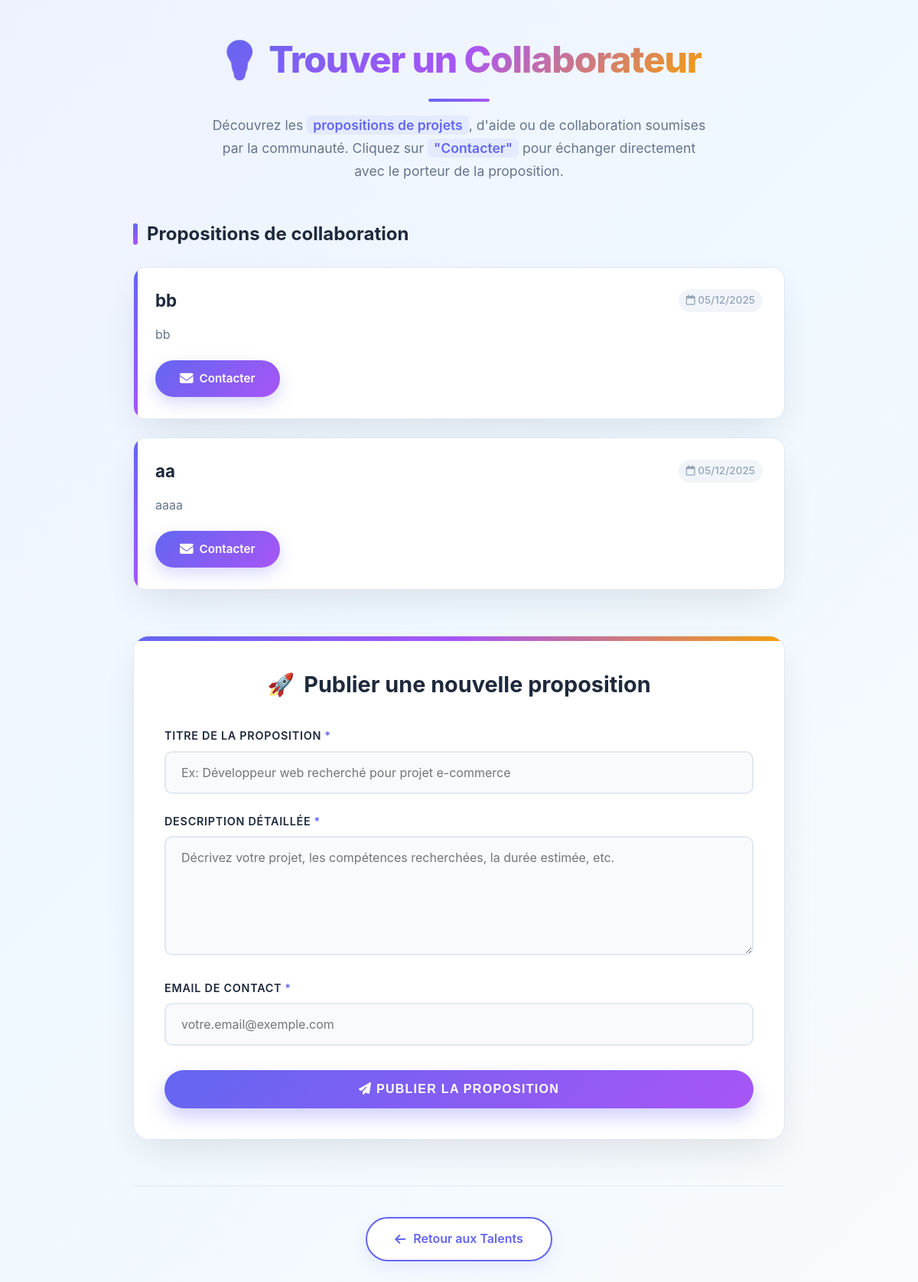
The app's page /collaborateurs/ with its own data.
### talents/models.py (models this page shows, shortened)
class Collaboration(models.Model):
    titre = models.CharField("Titre", max_length=200)
    desc = models.TextField("Description")
    email = models.EmailField("Email")
    created_at = models.DateTimeField(auto_now_add=True)

### talents/views.py (the view)
# urls.py: path('collaborateurs/', views.collaborateur_list, name='collaborateur_list'),
def collaborateur_list(request):
    query = request.GET.get("q", "")
    collaborations = Collaboration.objects.all().order_by("-created_at")
    if query:
        collaborations = collaborations.filter(
            Q(titre__icontains=query)
            | Q(desc__icontains=query)
            | Q(email__icontains=query)
        )
    if request.method == "POST":
        form = CollaborationForm(request.POST)
        if form.is_valid():
            form.save()
            return redirect(f"{request.path}?success=1")
    else:
        form = CollaborationForm()
    return render(
        request,
        "talents/collaborateur_list.html",
        {
            "collaborations": collaborations,
            "form": form,
            "query": query,
        },
    )

### talents/forms.py
class CollaborationForm(forms.ModelForm):
    class Meta:
        model = Collaboration
        fields = ["titre", "desc", "email"]
        widgets = {
            "titre": forms.TextInput(attrs={
                "class": "form-input",
                "placeholder": "Titre de votre proposition"
            }),
            "desc": forms.Textarea(attrs={
                "class": "form-textarea",
                "rows": 4,
                "placeholder": "Décrivez votre projet ou recherche..."
            }),
            "email": forms.EmailInput(attrs={
                "class": "form-input",
                "placeholder": "votre@email.com"
            }),
        }

### talents/templates/talents/collaborateur_list.html (shortened to what this page needs)
<!DOCTYPE html>
<html lang="fr">
<head>
    <link rel="stylesheet" href="https://cdnjs.cloudflare.com/ajax/libs/font-awesome/6.4.0/css/all.min.css">
</head>
<body>
    <div class="container">
        <header>
            <h2><span class="header-gradient">💡 Trouver un Collaborateur</span></h2>
            <div class="intro">
                Découvrez les <strong>propositions de projets</strong>, d'aide ou de collaboration soumises par la communauté.
                Cliquez sur <strong>"Contacter"</strong> pour échanger directement avec le porteur de la proposition.
            </div>
        </header>
        <div class="section-title">
            Propositions de collaboration
        </div>
        <div id="propositions-list">
            {% for prop in collaborations %}
                <div class="proposition-card">
                    <div class="proposition-header">
                        <h3>{{ prop.titre }}</h3>
                        <div class="proposition-date">
                            <i class="far fa-calendar"></i> {{ prop.created_at|date:"d/m/Y" }}
                        </div>
                    </div>
                    <div class="proposition-content">
                        {{ prop.desc|linebreaks }}
                    </div>
                    <a href="https://mail.google.com/mail/?view=cm&fs=1&to={{ prop.email }}&su=Demande%20de%20collaboration&body=Bonjour,%0D%0AJe%20suis%20intéressé(e)%20par%20votre%20proposition%20de%20collaboration." target="_blank" class="contact-btn">
    <i class="fas fa-envelope"></i> Contacter
</a>
                </div>
            {% endfor %}
        </div>
        <div class="form-container">
            <h3>Publier une nouvelle proposition</h3>
            <form method="post" id="collaboration-form">
                <div class="form-group">
                    <label class="form-label" for="id_titre">Titre de la proposition</label>
                    <input type="text" name="titre" id="id_titre" class="form-input"
                           placeholder="Ex: Développeur web recherché pour projet e-commerce"
                           required maxlength="200">
                </div>
                <div class="form-group">
                    <label class="form-label" for="id_desc">Description détaillée</label>
                    <textarea name="desc" id="id_desc" class="form-textarea"
                              rows="6"
                              placeholder="Décrivez votre projet, les compétences recherchées, la durée estimée, etc."
                              required></textarea>
                </div>
                <div class="form-group">
                    <label class="form-label" for="id_email">Email de contact</label>
                    <input type="email" name="email" id="id_email" class="form-input"
                           placeholder="votre.email@exemple.com"
                           required>
                </div>
                <button type="submit" class="submit-btn">
                    <i class="fas fa-paper-plane"></i> Publier la proposition
                </button>
            </form>
        </div>
        <div class="back-section">
            <a href="{% url 'talents:talent_list' %}" class="back-button">
                <i class="fas fa-arrow-left"></i> Retour aux Talents
            </a>
        </div>
    </div>
</body>
</html>

### records on screen
Collaboration: titre "bb", created_at "05/12/2025", desc "bb"
Collaboration: titre "aa", created_at "05/12/2025", desc "aaaa"
